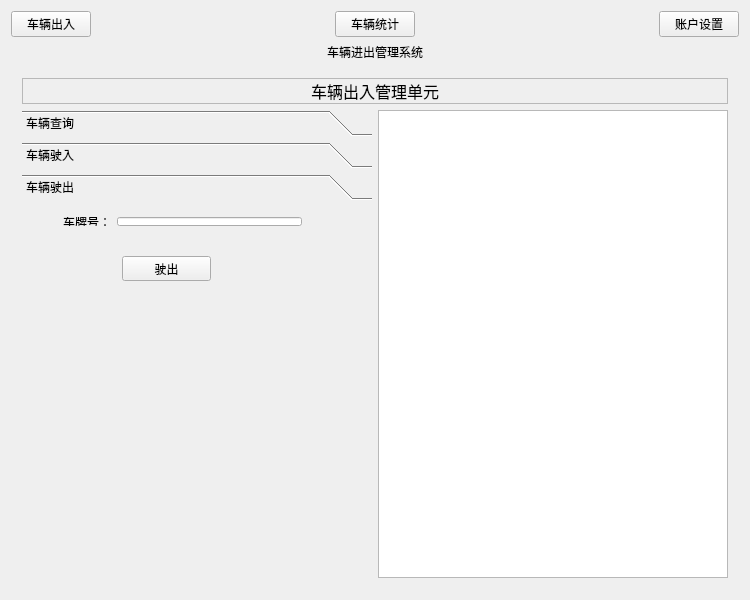
<?xml version="1.0" encoding="UTF-8"?>
<ui version="4.0">
 <class>ParkingManger</class>
 <widget class="QWidget" name="ParkingManger">
  <property name="geometry">
   <rect>
    <x>0</x>
    <y>0</y>
    <width>750</width>
    <height>600</height>
   </rect>
  </property>
  <property name="windowTitle">
   <string>VehicleParkingManger</string>
  </property>
  <layout class="QVBoxLayout" name="verticalLayout_2">
   <item>
    <layout class="QVBoxLayout" name="verticalLayout">
     <item>
      <layout class="QHBoxLayout" name="horizontalLayout">
       <item>
        <widget class="QPushButton" name="Button_car_manger">
         <property name="text">
          <string>车辆出入</string>
         </property>
        </widget>
       </item>
       <item>
        <spacer name="horizontalSpacer_1">
         <property name="orientation">
          <enum>Qt::Horizontal</enum>
         </property>
         <property name="sizeHint" stdset="0">
          <size>
           <width>20</width>
           <height>20</height>
          </size>
         </property>
        </spacer>
       </item>
       <item>
        <widget class="QPushButton" name="pushButton_2">
         <property name="text">
          <string>车辆统计</string>
         </property>
        </widget>
       </item>
       <item>
        <spacer name="horizontalSpacer_2">
         <property name="orientation">
          <enum>Qt::Horizontal</enum>
         </property>
         <property name="sizeHint" stdset="0">
          <size>
           <width>40</width>
           <height>20</height>
          </size>
         </property>
        </spacer>
       </item>
       <item>
        <widget class="QPushButton" name="pushButton_3">
         <property name="text">
          <string>账户设置</string>
         </property>
        </widget>
       </item>
      </layout>
     </item>
    </layout>
   </item>
   <item>
    <widget class="QLabel" name="label_view">
     <property name="sizePolicy">
      <sizepolicy hsizetype="Expanding" vsizetype="Preferred">
       <horstretch>0</horstretch>
       <verstretch>0</verstretch>
      </sizepolicy>
     </property>
     <property name="text">
      <string>车辆进出管理系统</string>
     </property>
     <property name="alignment">
      <set>Qt::AlignCenter</set>
     </property>
    </widget>
   </item>
   <item>
    <widget class="QStackedWidget" name="stackedWidget">
     <property name="currentIndex">
      <number>0</number>
     </property>
     <widget class="QWidget" name="managePage">
      <layout class="QVBoxLayout" name="verticalLayout_4">
       <item>
        <widget class="QLabel" name="label_2">
         <property name="font">
          <font>
           <pointsize>12</pointsize>
          </font>
         </property>
         <property name="frameShape">
          <enum>QFrame::StyledPanel</enum>
         </property>
         <property name="text">
          <string>车辆出入管理单元</string>
         </property>
         <property name="alignment">
          <set>Qt::AlignCenter</set>
         </property>
        </widget>
       </item>
       <item>
        <layout class="QHBoxLayout" name="horizontalLayout_3">
         <item>
          <widget class="QToolBox" name="toolBox">
           <property name="toolTipDuration">
            <number>1</number>
           </property>
           <property name="currentIndex">
            <number>2</number>
           </property>
           <widget class="QWidget" name="page_inquire">
            <property name="geometry">
             <rect>
              <x>0</x>
              <y>0</y>
              <width>353</width>
              <height>366</height>
             </rect>
            </property>
            <attribute name="label">
             <string>车辆查询</string>
            </attribute>
            <widget class="QPushButton" name="button_car_inquire">
             <property name="geometry">
              <rect>
               <x>110</x>
               <y>120</y>
               <width>89</width>
               <height>25</height>
              </rect>
             </property>
             <property name="text">
              <string>查询</string>
             </property>
            </widget>
            <widget class="QWidget" name="formLayoutWidget">
             <property name="geometry">
              <rect>
               <x>30</x>
               <y>0</y>
               <width>261</width>
               <height>101</height>
              </rect>
             </property>
             <layout class="QFormLayout" name="car_inquire">
              <item row="0" column="0">
               <widget class="QLabel" name="Label_1">
                <property name="text">
                 <string>车辆类型：</string>
                </property>
               </widget>
              </item>
              <item row="0" column="1">
               <widget class="QComboBox" name="cartype_inquire">
                <item>
                 <property name="text">
                  <string>摩托车</string>
                 </property>
                </item>
                <item>
                 <property name="text">
                  <string>电动三轮车</string>
                 </property>
                </item>
                <item>
                 <property name="text">
                  <string>小轿车</string>
                 </property>
                </item>
                <item>
                 <property name="text">
                  <string>面包车</string>
                 </property>
                </item>
                <item>
                 <property name="text">
                  <string>公交车</string>
                 </property>
                </item>
                <item>
                 <property name="text">
                  <string>卡车</string>
                 </property>
                </item>
                <item>
                 <property name="text">
                  <string>挂车</string>
                 </property>
                </item>
               </widget>
              </item>
              <item row="1" column="0">
               <widget class="QLabel" name="Label_2">
                <property name="text">
                 <string>车辆品牌：</string>
                </property>
               </widget>
              </item>
              <item row="1" column="1">
               <widget class="QComboBox" name="carbrand_inquire">
                <item>
                 <property name="text">
                  <string>上海大众</string>
                 </property>
                </item>
                <item>
                 <property name="text">
                  <string>广汽本田</string>
                 </property>
                </item>
                <item>
                 <property name="text">
                  <string>马自达</string>
                 </property>
                </item>
                <item>
                 <property name="text">
                  <string>江铃</string>
                 </property>
                </item>
                <item>
                 <property name="text">
                  <string>奥迪</string>
                 </property>
                </item>
                <item>
                 <property name="text">
                  <string>奔驰</string>
                 </property>
                </item>
                <item>
                 <property name="text">
                  <string>宝马</string>
                 </property>
                </item>
               </widget>
              </item>
              <item row="2" column="0">
               <widget class="QLabel" name="Label_3">
                <property name="text">
                 <string>车牌号：</string>
                </property>
               </widget>
              </item>
              <item row="2" column="1">
               <widget class="QLineEdit" name="carnumber_inquire"/>
              </item>
             </layout>
            </widget>
            <widget class="QPushButton" name="button_car_all">
             <property name="geometry">
              <rect>
               <x>210</x>
               <y>120</y>
               <width>81</width>
               <height>25</height>
              </rect>
             </property>
             <property name="text">
              <string>查询全部</string>
             </property>
            </widget>
           </widget>
           <widget class="QWidget" name="page_in">
            <property name="geometry">
             <rect>
              <x>0</x>
              <y>0</y>
              <width>353</width>
              <height>366</height>
             </rect>
            </property>
            <attribute name="label">
             <string>车辆驶入</string>
            </attribute>
            <widget class="QPushButton" name="button_car_in">
             <property name="geometry">
              <rect>
               <x>110</x>
               <y>120</y>
               <width>89</width>
               <height>25</height>
              </rect>
             </property>
             <property name="text">
              <string>驶入</string>
             </property>
            </widget>
            <widget class="QWidget" name="formLayoutWidget_2">
             <property name="geometry">
              <rect>
               <x>30</x>
               <y>0</y>
               <width>261</width>
               <height>101</height>
              </rect>
             </property>
             <layout class="QFormLayout" name="car_in">
              <item row="0" column="0">
               <widget class="QLabel" name="Label_4">
                <property name="text">
                 <string>车辆类型：</string>
                </property>
               </widget>
              </item>
              <item row="0" column="1">
               <widget class="QComboBox" name="cartype_in">
                <item>
                 <property name="text">
                  <string>摩托车</string>
                 </property>
                </item>
                <item>
                 <property name="text">
                  <string>电动三轮车</string>
                 </property>
                </item>
                <item>
                 <property name="text">
                  <string>小轿车</string>
                 </property>
                </item>
                <item>
                 <property name="text">
                  <string>面包车</string>
                 </property>
                </item>
                <item>
                 <property name="text">
                  <string>公交车</string>
                 </property>
                </item>
                <item>
                 <property name="text">
                  <string>卡车</string>
                 </property>
                </item>
                <item>
                 <property name="text">
                  <string>挂车</string>
                 </property>
                </item>
               </widget>
              </item>
              <item row="1" column="0">
               <widget class="QLabel" name="Label_5">
                <property name="text">
                 <string>车辆品牌：</string>
                </property>
               </widget>
              </item>
              <item row="1" column="1">
               <widget class="QComboBox" name="carbrand_in">
                <item>
                 <property name="text">
                  <string>上海大众</string>
                 </property>
                </item>
                <item>
                 <property name="text">
                  <string>广汽本田</string>
                 </property>
                </item>
                <item>
                 <property name="text">
                  <string>马自达</string>
                 </property>
                </item>
                <item>
                 <property name="text">
                  <string>江铃</string>
                 </property>
                </item>
                <item>
                 <property name="text">
                  <string>奥迪</string>
                 </property>
                </item>
                <item>
                 <property name="text">
                  <string>奔驰</string>
                 </property>
                </item>
                <item>
                 <property name="text">
                  <string>宝马</string>
                 </property>
                </item>
               </widget>
              </item>
              <item row="2" column="0">
               <widget class="QLabel" name="Label_6">
                <property name="text">
                 <string>车牌号：</string>
                </property>
               </widget>
              </item>
              <item row="2" column="1">
               <widget class="QLineEdit" name="carnumber_in"/>
              </item>
             </layout>
            </widget>
           </widget>
           <widget class="QWidget" name="page_out">
            <property name="geometry">
             <rect>
              <x>0</x>
              <y>0</y>
              <width>353</width>
              <height>366</height>
             </rect>
            </property>
            <attribute name="label">
             <string>车辆驶出</string>
            </attribute>
            <widget class="QPushButton" name="button_car_out">
             <property name="geometry">
              <rect>
               <x>100</x>
               <y>50</y>
               <width>89</width>
               <height>25</height>
              </rect>
             </property>
             <property name="text">
              <string>驶出</string>
             </property>
            </widget>
            <widget class="QWidget" name="formLayoutWidget_3">
             <property name="geometry">
              <rect>
               <x>30</x>
               <y>0</y>
               <width>261</width>
               <height>31</height>
              </rect>
             </property>
             <layout class="QFormLayout" name="car_out">
              <item row="0" column="0">
               <widget class="QLabel" name="Label_9">
                <property name="text">
                 <string>车牌号：</string>
                </property>
               </widget>
              </item>
              <item row="0" column="1">
               <widget class="QLineEdit" name="carnumber_out"/>
              </item>
             </layout>
            </widget>
           </widget>
          </widget>
         </item>
         <item>
          <widget class="QListWidget" name="list_view"/>
         </item>
        </layout>
       </item>
      </layout>
     </widget>
     <widget class="QWidget" name="analyzePage"/>
    </widget>
   </item>
  </layout>
 </widget>
 <layoutdefault spacing="6" margin="11"/>
 <resources/>
 <connections/>
</ui>
